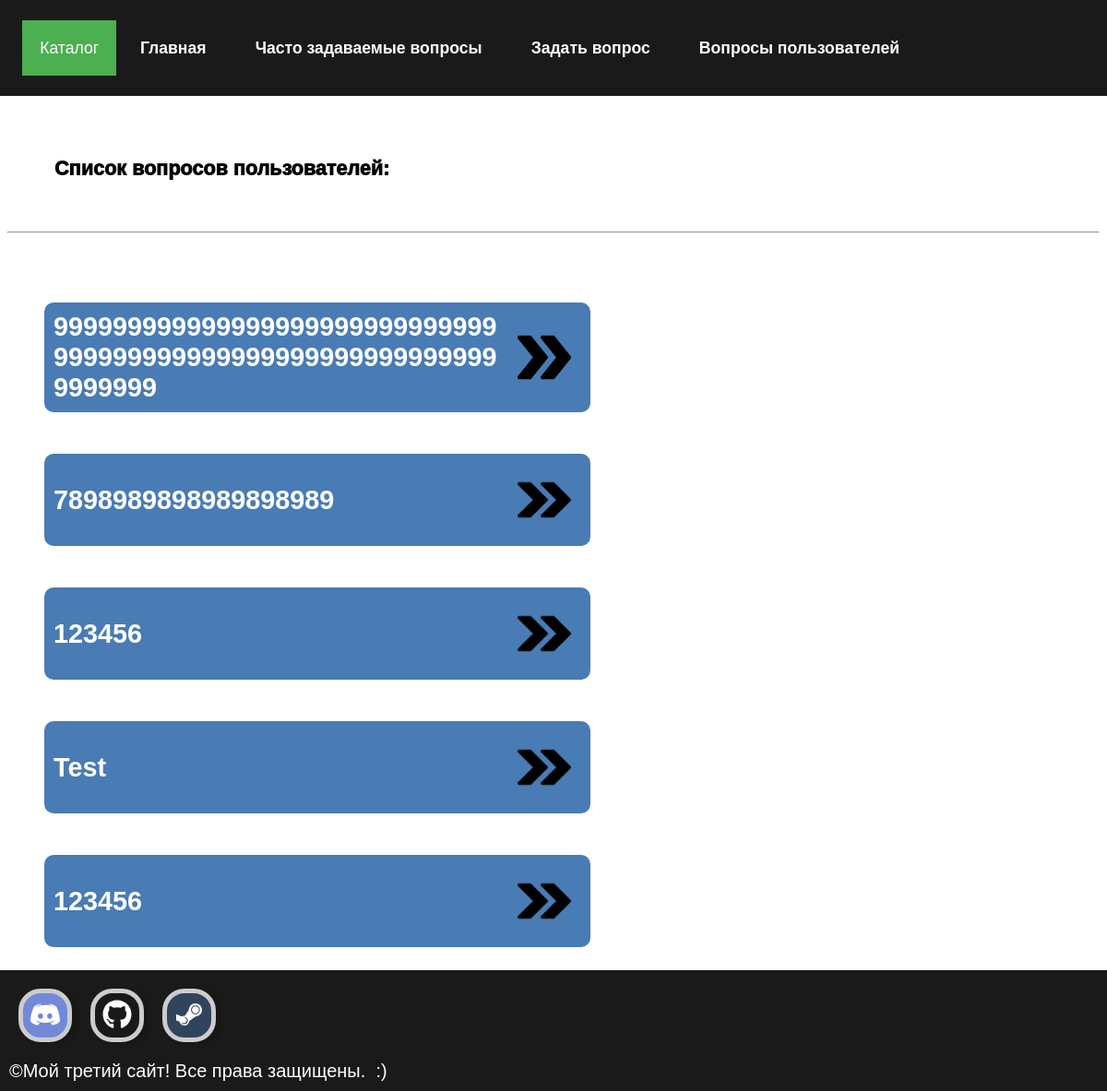
Page /all_questions on the earlier database version.
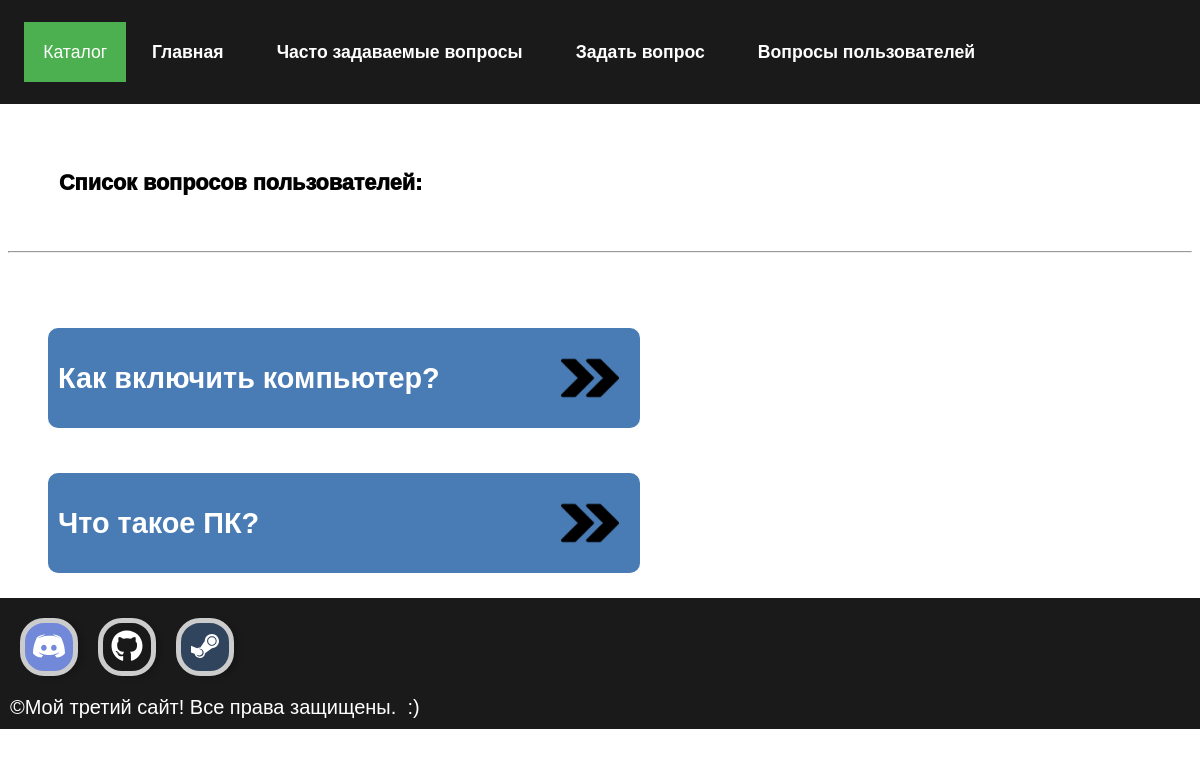
Same page on the later database version.
### tables this page shows
CREATE TABLE mainmenu (
id integer primary key autoincrement,
title text not null,
url text not null
);

CREATE TABLE posts (
id integer primary key autoincrement,
title text not null,
text text not null,
time integer not null
);

### app.py (the view)
@app.route('/all_questions', methods=['POST', 'GET'])
def all_questions():  # put application's code here
    db = get_db()
    database = FDataBase(db)
    return render_template('all_questions.html', title='Cписок постов', menu=database.getMenu()
                           , posts=database.getPostAnnoce())

### app.py (called while the page is built)
def connect_db():
    conn = sqlite3.connect(app.config['DATABASE'])
    conn.row_factory = sqlite3.Row
    return conn

def get_db():
    if not hasattr(g, 'link_db'):
        g.link_db = connect_db()
    return g.link_db

### fdatabase.py (called while the page is built)
    def getMenu(self):
        try:
            sql = """SELECT *  FROM mainmenu"""
            self.__cur.execute(sql)
            res = self.__cur.fetchall()
            if res: return res
        except:
            print('Ошибка чтения из БД')
            return []

    def getPostAnnoce(self):
        try:
            self.__cur.execute(f"SELECT id, title, text FROM posts ORDER BY time DESC")
            res = self.__cur.fetchall()
            if res: return res
        except sqlite3.Error as e:
            print("Ошибка получения статей из БД" + str(e))
        return []

### templates/all_questions.html (shortened to what this page needs)
<!DOCTYPE html>
<html lang="ru">
<link rel="stylesheet" href="\static\css\style.css">
<header>
    {% extends "base.html" %}
    {% block content %}
    {{super()}}
</header>
<body>
    <div>
        <h2 class="bd_post">&nbsp;Список вопросов пользователей: </h2>
        <hr>
        <ul class="all-posts">
            {% for p in posts %}
            <li>
                <p class="title"> <a class="link2" href="{{ url_for('showPost', id_post=p.id) }}"> {{ p.title }} <img
                            class=image-all-posts src='/static/img/fast-forward.png'></a></p>
            </li>
            {% endfor %}
        </ul>
    </div>
</body>
<footer>
    <nav class="footer">
        <ul class="box-footer">
            <div class="social discord"><a href="https://discord.gg/rXyJ53z29W" target="_blank"
                    title="Это мой Discord сервер">
                </a>
            </div>
            <div class="social github">
                <a href="https://github.com/XT-max" target="_blank" title="Это мой Github">
                </a>
            </div>
            <div class="social steam">
                <a href="https://steamcommunity.com/profiles/76561198851140146/" target="_blank" title="Это мой Steam">
                </a>
            </div>
        </ul>
        <p class="box2-footer">©Мой третий сайт! Все права защищены.&nbsp;&nbsp;:)</p>
    </nav>
</footer>
{% endblock %}

### templates/base.html (shortened to what this page needs)
<!DOCTYPE html>
<html lang="ru">
<link rel="stylesheet" href="\static\css\style.css">
<body>
    {% block content %}
    {%- block mainmenu -%}
    <header>
        <nav class="menu">
            <nav class="nav">
                <div class="dropdown">
                    <button class="dropbtn">Каталог</button>
                </div>
            </nav>
            <ul class="menu1">
                <a class="link" href="/"> Главная</a>
                <a class="link" href="/questions"> Часто задаваемые вопросы</a>
                {% for m in menu -%}
                <a class="link" href="{{url_for(m.url)}}"> {{m.title}}</a>
                {% endfor -%}
                {% endblock mainmenu -%}
            </ul>
        </nav>
    </header>
    {% endblock %}
</body>
</html>

Differences in the rows shown:
removed posts: title "9999999999999999999999999999999999999999999999999999999999999999999"
removed posts: title "7898989898989898989"
removed posts: title "123456"
removed posts: title "Test"
removed posts: title "123456"
added posts: title "Как включить компьютер?"
added posts: title "Что такое ПК?"
